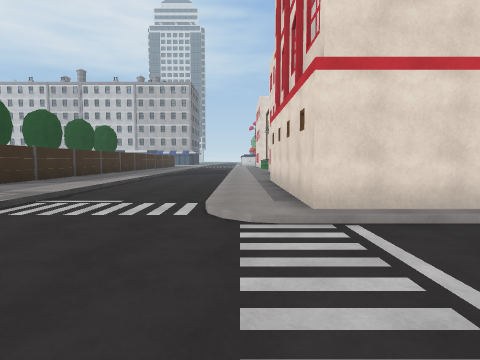
view 1 (above)

16 first-person views from a walk through a Unity game level. The camera is 1.4 m above the floor, tilts 4° down and sees 80° across. The floor is counted in squares, 2 m on a side. Each view is taken from the middle of a square. On the plan, view 1 faces up. The plan holds only what a view shows up to about 10 squares ahead; the rest is blank. The place goes on beyond the plan. The player character is not drawn. Surface patterns are stand-ins for the level's own textures.

view 2
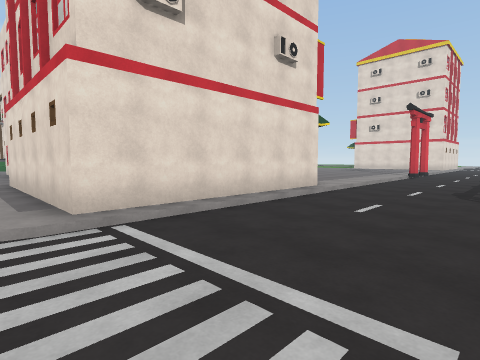

view 3
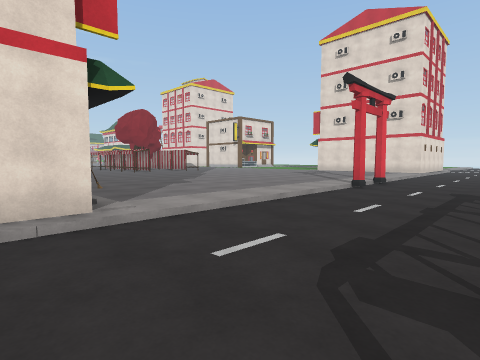

view 4
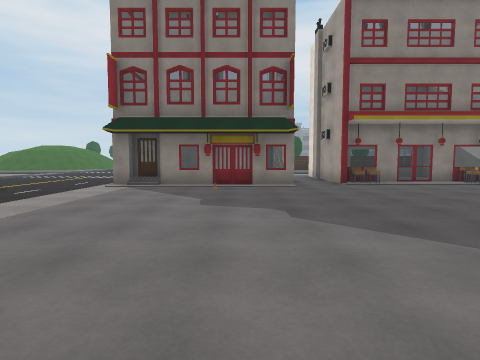

view 5
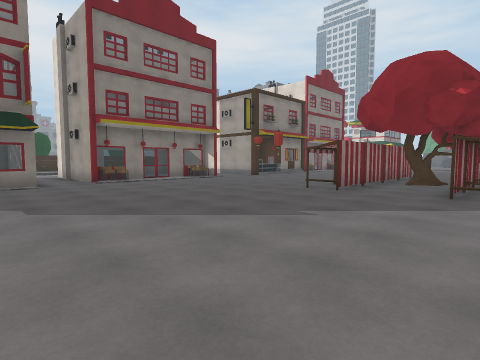

view 6
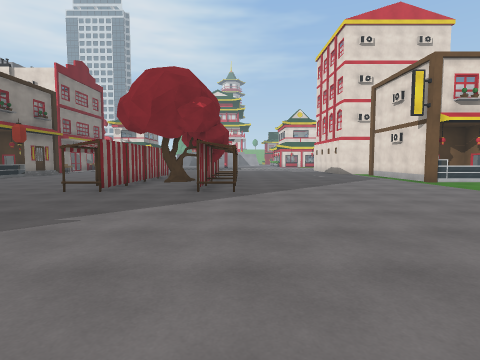

view 7
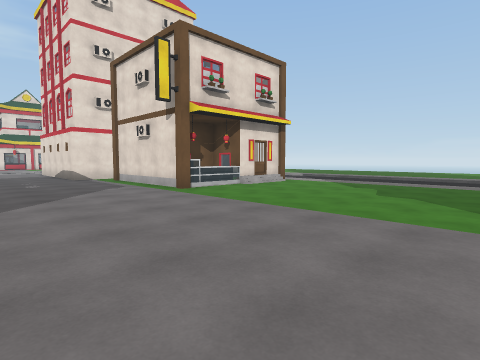

view 8
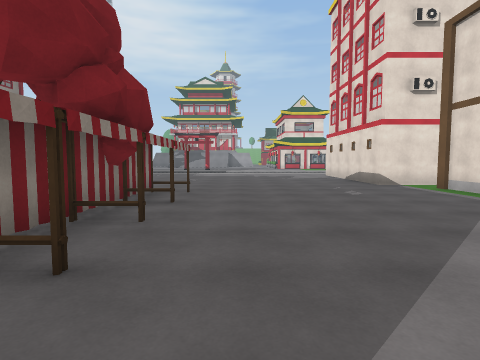

view 9
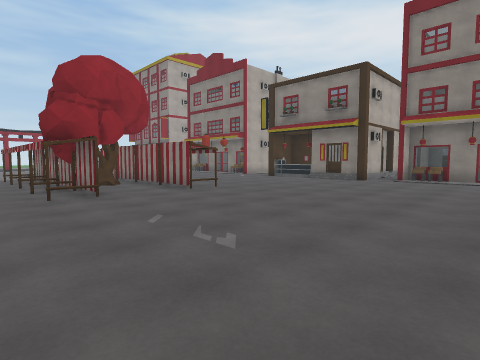

view 10
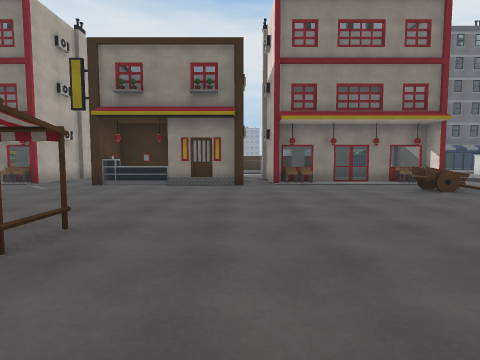

view 11
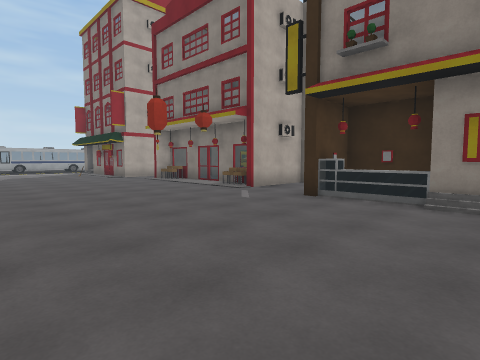

view 12
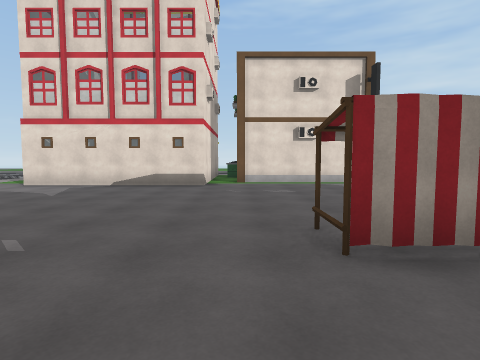

view 13
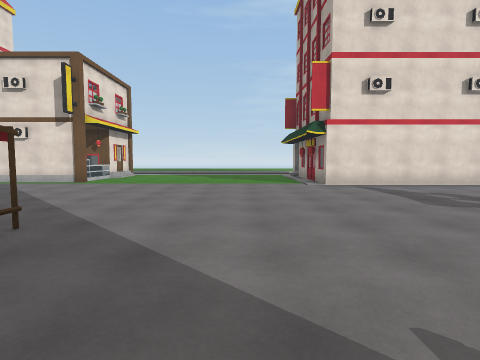

view 14
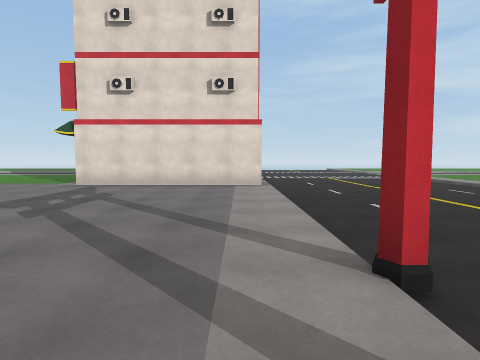

view 15
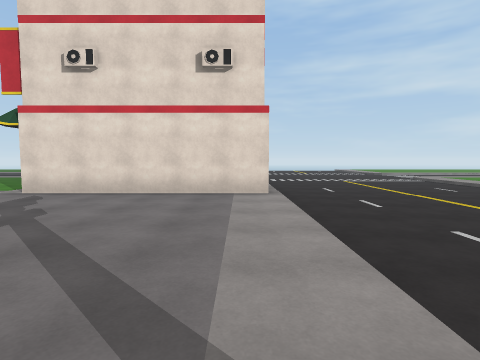

view 16
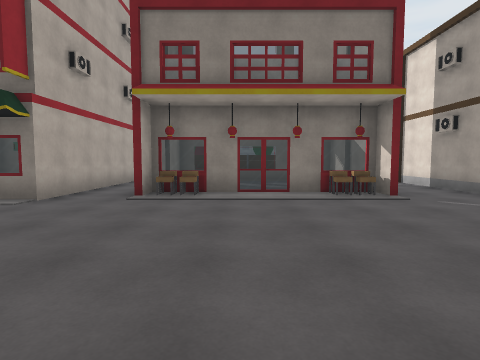

### Floor plan
Key: @ floor where view 1 was taken; # wall or solid block; x gap in a wall; . main floor; - floor 0.25 m lower than the main floor; / step, stairs or slope; = window, fence, low wall or low ledge; ^ raised ledge; F fence; T tree; B building; O other object.
Columns run from 8 left of view 1 to 23 right of it. Each row starts with its distance up from view 1.
 25              #..O........ ..B
 24              =..............#
 23              B..............#
 22             ##..............B
 21              ##.............##
 20               #..............#
 19              ##.....O.O......#
 18              #^.....O.T......#
 17           #####.....OTT......###
 16            .........OTO......x^#
 15           ###B......O.O.........
 14           # #=......O.O.........
 13           #  #..................
 12          .#  =..................
 11          .#  =..................
 10   F..---..####.................
  9 TTF..---.....................B.B
  8 TTF..---.#####B.............#
  7   F..---.#   ##.............#
  6    ..---.#    #=............#
  5     .---.#    #.............#
  4     .---.######.............#
  3      ---////////////O/O/////////
  2       --------------------------
  1        -------------------------
  0         @----------     --------

Positions as (right, up) in squares from view 1, and headings:
1: (0, 0), facing up
2: (0, 0), facing up-right
3: (5, 0), facing up-right
4: (14, 7), facing left
5: (15, 7), facing up-left
6: (15, 7), facing up
7: (17, 10), facing up-right
8: (16, 13), facing up
9: (16, 25), facing down-left
10: (14, 21), facing left
11: (11, 20), facing down-left
12: (12, 20), facing right
13: (12, 11), facing right
14: (12, 4), facing right
15: (14, 4), facing right
16: (11, 12), facing left
